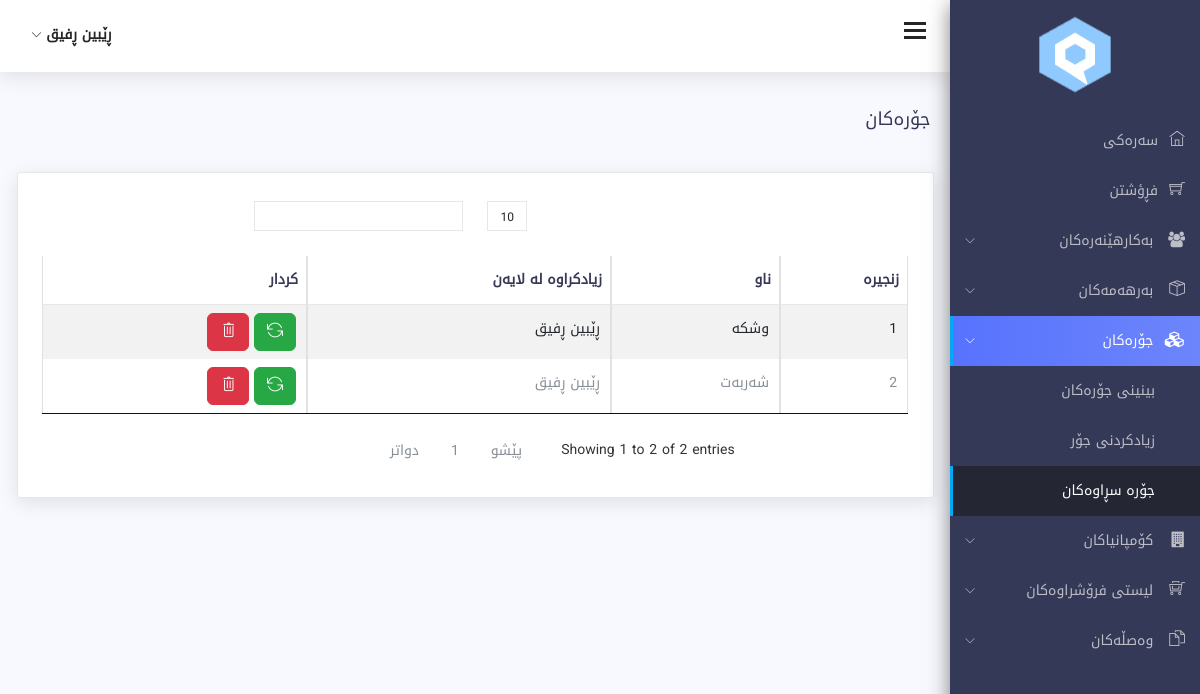
/category_recycle.php (signed in), run on the app's committed database.
### tables this page shows
CREATE TABLE `users` (
  `id` int(11) NOT NULL,
  `first_name` varchar(255) NOT NULL,
  `last_name` varchar(255) NOT NULL,
  `email` varchar(255) NOT NULL,
  `password` varchar(255) NOT NULL,
  `role` int(11) NOT NULL DEFAULT 2 COMMENT '1 super admin\r\n2 admin\r\n3 cashier',
  `phone` varchar(255) NOT NULL,
  `recycle` int(11) DEFAULT 0,
  `addedby` varchar(255) NOT NULL,
  `image` varchar(255) NOT NULL,
  `type_image` varchar(255) NOT NULL,
  `tmp_image` varchar(255) NOT NULL,
  `size_image` varchar(255) NOT NULL,
  `created_at` datetime NOT NULL,
  `updated_at` datetime NOT NULL
);

CREATE TABLE `categories` (
  `id` int(11) NOT NULL,
  `name` varchar(255) NOT NULL,
  `description` text NOT NULL,
  `recycle` int(11) NOT NULL DEFAULT 0,
  `addedby` varchar(255) NOT NULL,
  `created_at` datetime NOT NULL,
  `updated_at` datetime NOT NULL
);

### class/database.php (called while the page is built, shortened)
<?php
class Database{
public $connection;
public function open_db_connection(){
    $this->connection=new mysqli(DB_HOST,DB_USER,DB_PASSWORD,DB_NAME);
}
public function query($sql){
    $result=$this->connection->query($sql);
    return $result;
}
}
$db = new Database();
?>

### class/db_object.php (called while the page is built, shortened)
<?php
class Db_Object{
public static function find_all(){
    return static::find_by_query("SELECT * FROM ".static::$db_table." ");
}
public static function find_by_id($id){
    $the_result_array=static::find_by_query("SELECT * FROM ".static::$db_table." WHERE id='$id' LIMIT 1");
    return !empty($the_result_array) ? array_shift($the_result_array) : false;
}
public static function find_by_query($sql){
    global $db;
    $result_set=$db->query($sql);
    $the_object_array=array();
    while($row=mysqli_fetch_array($result_set)){
        $the_object_array[]=static::instantation($row);
    }
    return $the_object_array;
}
public static function instantation($the_record){
    $the_object=new $calling_class;
    foreach($the_record as $the_attribute => $value){
        if($the_object->has_the_attribute($the_attribute)){
            $the_object->$the_attribute=$value;
        }
    }
    return $the_object;
}
private function has_the_attribute($the_attribute){
    $the_properties=get_object_vars($this);
    return array_key_exists($the_attribute,$the_properties);
}
}
?>

### category_recycle.php (the view, shortened to what this page needs)
<?php include 'includes/header.php'; ?>
<?php include 'includes/sidebar.php'; ?>
<?php include 'includes/top_header.php'; ?>
<div class="content-wrap">
        <div class="main">
            <div class="container-fluid">
                <div class="row">
                    <div class="col-lg-8 p-r-0 title-margin-right">
                        <div class="page-header">
                            <div class="page-title">
                                <h1>جۆرەکان</h1>
                            </div>
                        </div>
                    </div>
                </div>
                <section id="main-content">
                    <div class="row">
                        <div class="col-lg-12">
                            <div class="card">
                                <div class="bootstrap-data-table-panel">
                                    <div class="table-responsive">
                                        <table class="table table-striped table-bordered" id="bootstrap-data-table">
                                            <thead>
                                                <tr>
                                                    <th>زنجیرە</th>
                                                    <th>ناو</th>
                                                    <th>زیادکراوە لە لایەن</th>
                                                    <th>کردار</th>
                                                </tr>
                                            </thead>
                                            <tbody>
                                                <?php
                                                $categories = Category::find_all();
                                                $a=1;
                                                foreach($categories as $category){
                                                    if($category->recycle==1){
                                                ?>
                                                <tr id="tr_category_<?php echo $category->id; ?>">
                                                    <td><?php echo $a++; ?></td>
                                                    <td><?php echo htmlentities($category->name,ENT_QUOTES,'UTF-8'); ?></td>
                                                    <td><?php
                                                        $addedby=User::find_by_id($category->addedby);
                                                        echo htmlentities($addedby->first_name.' '.$addedby->last_name,ENT_QUOTES,'UTF-8');
                                                    ?></td>
                                                    <td>
                                                        <button type="button" onclick="categoryRecovery(<?php echo $category->id; ?>)" class="btn btn-success" title="گەڕاندنەوە">
                                                            <span class="ti-reload"></span>
                                                        </button>
                                                        <button type="button" onclick="categoryDelete(<?php echo $category->id; ?>)"  class="btn btn-danger" title="سڕینەوەی بە تەواوی">
                                                            <span class="ti-trash"></span>
                                                        </button>
                                                    </td>
                                                </tr>
                                                <?php } } ?>
                                            </tbody>
                                        </table>
                                    </div>
                                </div>
                            </div>
                        </div>
                    </div>
                </div>
                </div>
                </div>
<?php include('includes/footer.php'); ?>

### includes/top_header.php (shortened to what this page needs)
<div class="header">
    <div class="container-fluid">
        <div class="row">
            <div class="col-lg-12">
                <div class="float-start">
                    <div class="hamburger sidebar-toggle">
                        <span class="line"></span>
                        <span class="line"></span>
                        <span class="line"></span>
                    </div>
                </div>
                <div class="float-end">
                    <div class="dropdown dib">
                        <div class="header-icon" data-toggle="dropdown">
                            <span class="user-avatar">
                                <?php
                                $user=User::find_by_id($_SESSION['user_id']);
                                echo $user->first_name . " " . $user->last_name;
                                ?>
                                <i class="ti-angle-down f-s-10"></i>
                            </span>
                        </div>
                        </div>
                </div>
            </div>
        </div>
    </div>
</div>

### data on the page
users: first_name "ڕێبین", last_name "ڕفیق", first_name+last_name "ڕێبین ڕفیق"
categories: name "وشکە"
categories: name "شەربەت"
